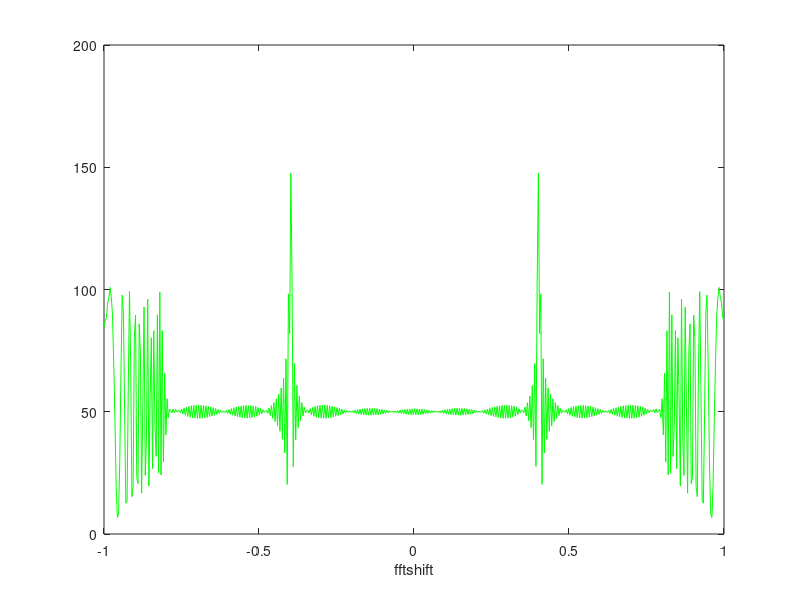

MATLAB code for this plot: (Note: this script raises an error after producing the figure.)
%% init workspace
clc;clear all;close all;
%%
fs = 500;
t = [0:1/fs:2];
sn = sin(2*pi*100*t);
% f = 100*t+200;
% chirp = cos(2*pi*f*t);
Chirp = chirp(t,200,2,400);
dlta =zeros(size(t)); dlta(250) = 50;
x = sn + dlta + Chirp;

%% fft
fft_x = fft(x,512);
fftshift_x = fftshift(fft_x);
W_fftshift =  linspace(-pi,pi,length(fftshift_x));

plot(W_fftshift/pi,abs(fftshift_x),'g'); xlabel('fftshift');
%% spectrogram
spec = spectrogram(x);
Hamming(256)



